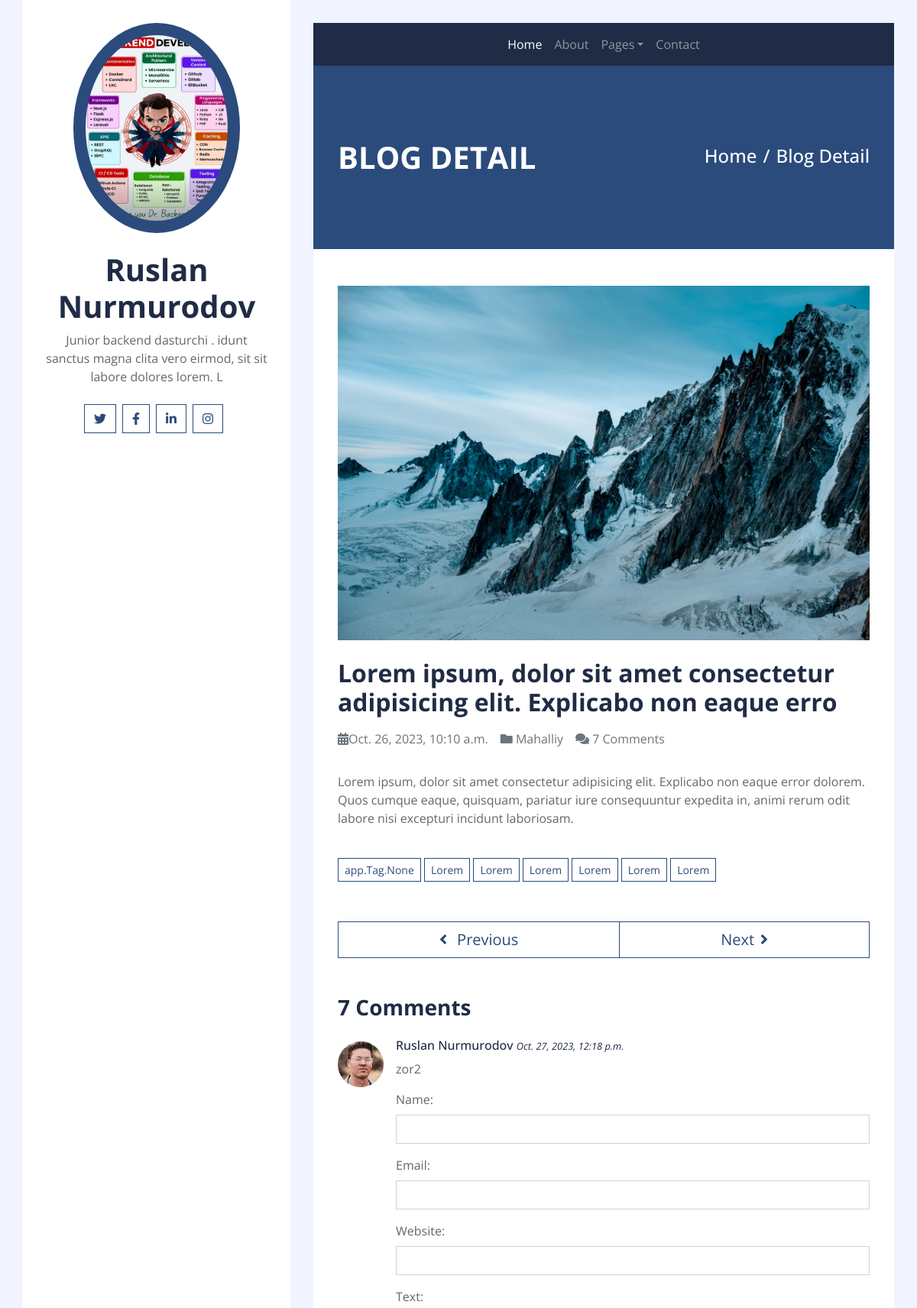
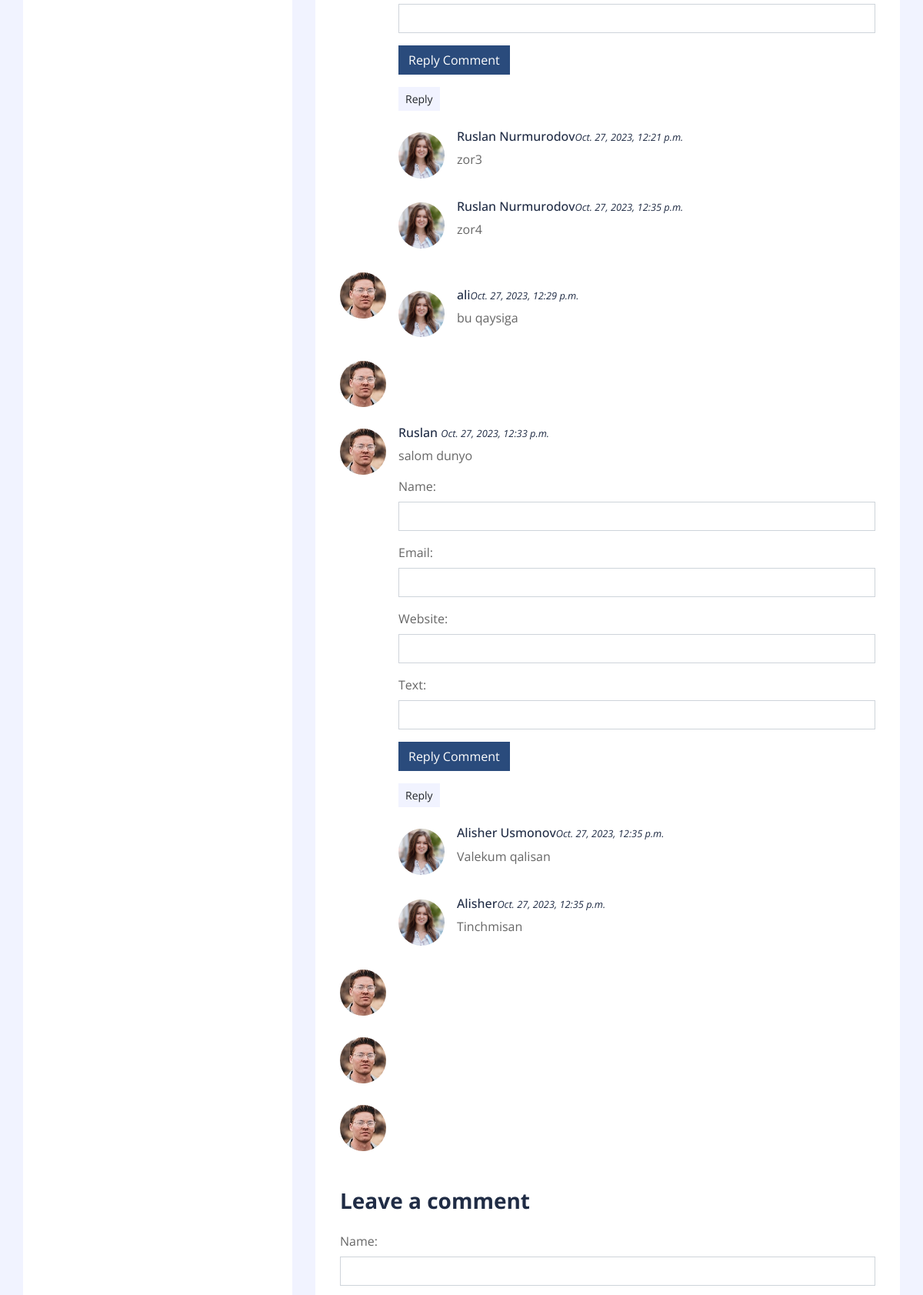
Page /detail/1/ (upper part) on the committed database (2 pictures, top to bottom).
### app/models.py (models this page shows, shortened)
class Person(models.Model):
    name = models.CharField(max_length=100)
    bio = RichTextField()
    img = models.ImageField(upload_to='media/person')
    mini_bio = models.CharField(max_length=100)
    twitter = models.CharField(max_length=100)
    facebook = models.CharField(max_length=100)
    linkedin = models.CharField(max_length=100)
    instagram = models.CharField(max_length=100)
    address = models.CharField(max_length=50)
    phone = models.CharField(max_length=12)
    email = models.EmailField()

class Post(models.Model):
    title = models.CharField(max_length=250)
    text = RichTextField()
    img = models.ImageField(upload_to='media/post')
    category = models.ForeignKey(Category, on_delete=models.CASCADE)
    create_at = models.DateTimeField(auto_now_add=True)
    tag = models.ManyToManyField(Tag)
    comment = models.ForeignKey('Comments', on_delete=models.CASCADE)

class Category(models.Model):
    name = models.CharField(max_length=50)
    def __str__(self):
        return self.name

class Comments(models.Model):
    name = models.CharField(max_length=50)
    email = models.EmailField()
    website = models.CharField(max_length=50)
    text = models.CharField(max_length=250)
    parent = models.ForeignKey("self", on_delete=models.CASCADE, null=True, blank=True, related_name='replies')
    post = models.ForeignKey(Post, on_delete=models.CASCADE, related_name='comment')
    create_at = models.DateTimeField(auto_now_add=True)
    @property
    def getReplies(self):
        return Comments.objects.filter(parent=self).reverse()
    @property
    def isParent(self):
        if self.parent is None:
            return True
        return False

### app/views.py (the view, shortened to what this page needs)
# urls.py: path('detail/<int:pk>/', detail, name='detail'),
def detail(request, pk):
    post = Post.objects.get(id=pk)
    comments = post.comment.all()
    form = CommentsForm()
    return render(request, 'single.html', {
        'post':post,
        'comments':comments,
        'form':form
        })

### app/forms.py
class CommentsForm(ModelForm):
    class Meta:
        model = Comments
        fields = [
            'name',
            'email',
            'website',
            'text'
        ]
    def __init__(self, *args, **kwargs):
        super(CommentsForm, self).__init__(*args, **kwargs)
        for name, field in self.fields.items():
            field.widget.attrs.update({"class":"form-control"})

### app/context_processors.py (called while the page is built)
def person_data(request):
    person = Person.objects.first
    context = {
        'person':person
    }
    return context

### template/single.html (shortened to what this page needs)
{% extends 'base.html' %}
{% load static %}
{% block content %}
            <div class="container py-5 px-2 bg-primary">
                <div class="row py-5 px-4">
                    <div class="col-sm-6 text-center text-md-left">
                        <h1 class="mb-3 mb-md-0 text-white text-uppercase font-weight-bold">Blog Detail</h1>
                    </div>
                    <div class="col-sm-6 text-center text-md-right">
                        <div class="d-inline-flex pt-2">
                            <h4 class="m-0 text-white"><a class="text-white" href="">Home</a></h4>
                            <h4 class="m-0 text-white px-2">/</h4>
                            <h4 class="m-0 text-white">Blog Detail</h4>
                        </div>
                    </div>
                </div>
            </div>
            <div class="container py-5 px-2 bg-white">
                <div class="row px-4">
                    <div class="col-12">
                        <img class="img-fluid mb-4" src="{{ post.img.url }}" alt="Image">
                        <h2 class="mb-3 font-weight-bold">{{ post.title }}</h2>
                        <div class="d-flex">
                            <p class="mr-3 text-muted"><i class="fa fa-calendar-alt"></i>{{ post.create_at }}</p>
                            <p class="mr-3 text-muted"><i class="fa fa-folder"></i> {{ post.category }}</p>
                            <p class="mr-3 text-muted"><i class="fa fa-comments"></i> {{ comments.count }} Comments</p>
                        </div>
                        <p>{{ post.text | safe }}</p>
                    </div>
                    <div class="col-12 py-4">
                        <a href="" class="btn btn-sm btn-outline-primary mb-1">{{ post.tag }}</a>
                        <a href="" class="btn btn-sm btn-outline-primary mb-1">Lorem</a>
                        <a href="" class="btn btn-sm btn-outline-primary mb-1">Lorem</a>
                        <a href="" class="btn btn-sm btn-outline-primary mb-1">Lorem</a>
                        <a href="" class="btn btn-sm btn-outline-primary mb-1">Lorem</a>
                        <a href="" class="btn btn-sm btn-outline-primary mb-1">Lorem</a>
                        <a href="" class="btn btn-sm btn-outline-primary mb-1">Lorem</a>
                    </div>
                    <div class="col-12 py-4">
                        <div class="btn-group btn-group-lg w-100">
                            <button type="button" class="btn btn-outline-primary"><i class="fa fa-angle-left mr-2"></i> Previous</button>
                            <button type="button" class="btn btn-outline-primary">Next<i class="fa fa-angle-right ml-2"></i></button>
                        </div>
                    </div>
                    <div class="col-12 py-4">
                        <h3 class="mb-4 font-weight-bold">{{ comments.count }} Comments</h3>
                        {% for comment in comments %}
                        <div class="media mb-4">
                            <img src="{% static 'img/user.jpg' %}" alt="Image" class="mr-3 mt-1 rounded-circle" style="width:60px;">
                            <div class="media-body">
                                {% if comment.isParent %}
                                <h6>{{ comment.name }} <small><i>{{ comment.create_at }}</i></small></h6>
                                <p>{{ comment.text }}
                                </p>
                                <form method="post">
                                    {{ form.as_p }}
                                    <div class="form-group">
                                        <input type="submit" value="Reply Comment" class="btn btn-primary">
                                    </div>
                                </form>
                                <button class="btn btn-sm btn-light">Reply</button>
                                {% endif %}
                                {% if comment.getReplies %}
                                {% for reply in comment.getReplies %}
                                <div class="media mt-4">
                                    <img src="{% static 'img/profile.jpg' %}" alt="Image" class="mr-3 mt-1 rounded-circle"
                                        style="width:60px;">
                                    <div class="media-body">
                                        <h6>{{ reply.name }}<small><i>{{ reply.create_at }}</i></small></h6>
                                        <p>{{ reply.text }}
                                        </p>
                                    </div>
                                </div>
                                {% endfor %}
                                {% endif %}
                            </div>
                        </div>
                        {% endfor %}
                    </div>
                    <div class="col-12">
                        <h3 class="mb-4 font-weight-bold">Leave a comment</h3>
                        <form method="post">
                            {{ form.as_p }}
                        </form>
                    </div>
                </div>
            </div>
{% endblock content %}

### template/base.html (shortened to what this page needs)
<!DOCTYPE html>
{% load static %}
<html lang="en">
    <head>
        <link href="https://cdnjs.cloudflare.com/ajax/libs/font-awesome/5.10.0/css/all.min.css" rel="stylesheet">
        <link href="{% static 'css/style.css' %}" rel="stylesheet">
    </head>
    <body>
        <div class="wrapper">
            <div class="sidebar">
                <div class="sidebar-text d-flex flex-column h-100 justify-content-center text-center">
                    <img class="mx-auto d-block w-75 bg-primary img-fluid rounded-circle mb-4 p-3" src="{{ person.img.url }}" alt="Image">
                    <h1 class="font-weight-bold">{{ person.name }}</h1>
                    <p class="mb-4">{{ person.mini_bio }}</p>
                    <div class="d-flex justify-content-center mb-5">
                        <a class="btn btn-outline-primary mr-2" href="#"><i class="fab fa-twitter"></i></a>
                        <a class="btn btn-outline-primary mr-2" href="#"><i class="fab fa-facebook-f"></i></a>
                        <a class="btn btn-outline-primary mr-2" href="#"><i class="fab fa-linkedin-in"></i></a>
                        <a class="btn btn-outline-primary mr-2" href="#"><i class="fab fa-instagram"></i></a>
                    </div>
                </div>
            </div>
            <div class="content">
                <div class="container p-0">
                    <nav class="navbar navbar-expand-lg bg-secondary navbar-dark">
                        <div class="collapse navbar-collapse justify-content-between" id="navbarCollapse">
                            <div class="navbar-nav m-auto">
                                <a href="{% url 'index' %}" class="nav-item nav-link active">Home</a>
                                <a href="{% url 'about' %}" class="nav-item nav-link">About</a>
                                <div class="nav-item dropdown">
                                    <a href="#" class="nav-link dropdown-toggle" data-toggle="dropdown">Pages</a>
                                </div>
                                <a href="{% url 'contact' %}" class="nav-item nav-link">Contact</a>
                            </div>
                        </div>
                    </nav>
                </div>
{% block content %}
{% endblock content %}
            </div>
        </div>
    </body>
</html>

### rows in the picture
Person: img (picture), name "Ruslan Nurmurodov", mini_bio "Junior backend dasturchi . idunt sanctus magna clita vero eirmod, sit sit labore dolores lorem. L"
Post: img (picture), title "Lorem ipsum, dolor sit amet consectetur adipisicing elit. Explicabo non eaque erro", create_at "Oct. 26, 2023, 10:10 a.m.", category "Mahalliy", count "7", text "Lorem ipsum, dolor sit amet consectetur adipisicing elit. Explicabo non eaque error dolorem. Quos cumque eaque, quisquam, pariatur iure consequuntur expedita in, animi rerum odit labore nisi excepturi incidunt laboriosam.", tag "app.Tag.None"
Comments: name "Ruslan Nurmurodov", create_at "Oct. 27, 2023, 12:18 p.m.", text "zor2"
Comments: name "Ruslan Nurmurodov", create_at "Oct. 27, 2023, 12:21 p.m.", text "zor3"
Comments: name "Ruslan Nurmurodov", create_at "Oct. 27, 2023, 12:35 p.m.", text "zor4"
Comments: name "ali", create_at "Oct. 27, 2023, 12:29 p.m.", text "bu qaysiga"
Comments: name "Ruslan", create_at "Oct. 27, 2023, 12:33 p.m.", text "salom dunyo"
Comments: name "Alisher Usmonov", create_at "Oct. 27, 2023, 12:35 p.m.", text "Valekum qalisan"
Comments: name "Alisher", create_at "Oct. 27, 2023, 12:35 p.m.", text "Tinchmisan"

### other values in the picture
{{ comments.count }} "7"
